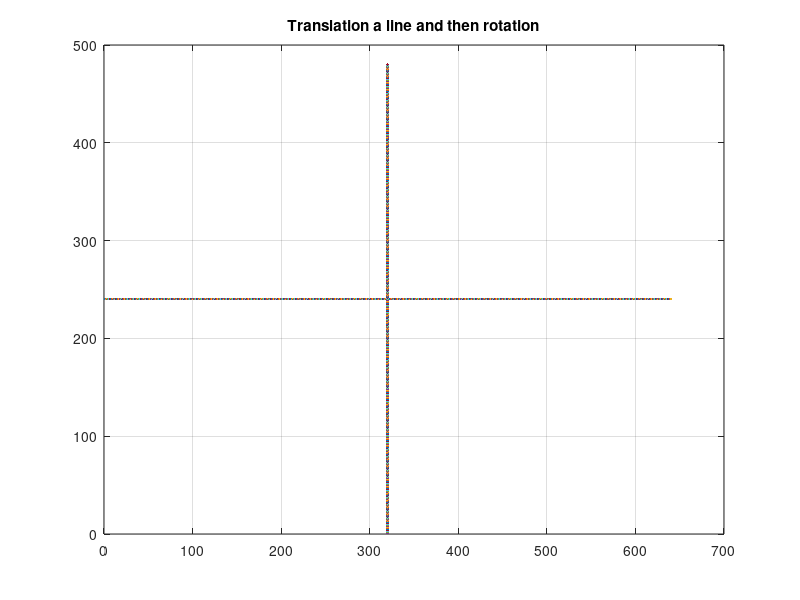

The MATLAB script that drew this image:

xmax=640;
ymax=480;
x1=input('enter starting value for x1: ');
y1=input('enter starting value for y1: ');
x2=input('enter starting value for x2: ');
y2=input('enter starting value for y2: ');
tx=input('enter Translation x coordinate: ');
ty=input('enter Translation y coordinate: ');
c = input('Enter the rotation angle :');
for i=1:640
x=i;
y=ymax/2;
plot(x,y);
hold on;
end
for i=1:480
y=i;
x=xmax/2;
plot(x,y);
hold on;
end
grid on;
line([320+x1, 320+x2],[240+y1, 240+y2]); %Orginal line
tx1 = x1 + tx ;
ty1 = y1 + ty ;
tx2 = x2 + tx ;
ty2 = y2 + ty ;
line([320+tx1, 320+tx2],[240+ty1, 240+ty2]); %Translation line
rx1 = tx1*cos(c) - ty1*sin(c);
ry1 = tx1*sin(c) + ty1*cos(c);
rx2 = tx2*cos(c) - ty2*sin(c);
ry2 = tx2*sin(c) + ty2*cos(c);
line([320+rx1, 320+rx2],[240+ry1, 240+ry2]); %rotation line
title('Translation a line and then rotation');
